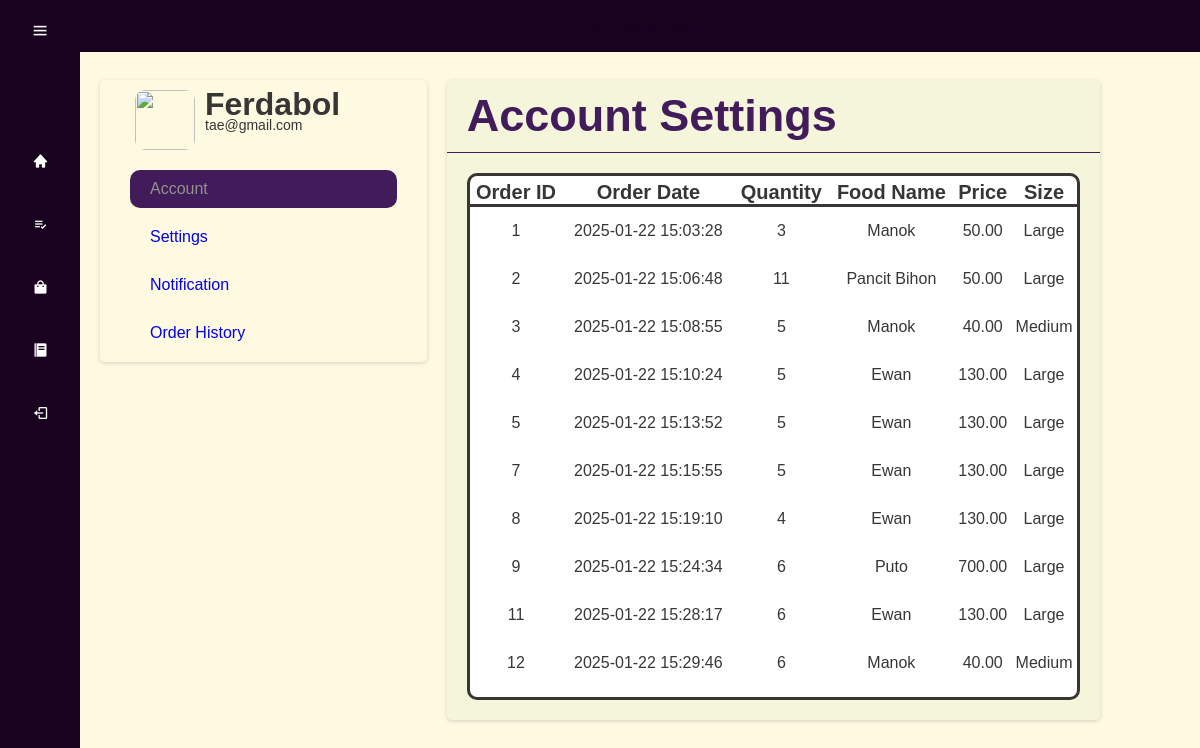
/SAAD/User-Page/orderhistory.php (signed in), run on the app's committed database.
### tables this page shows
CREATE TABLE `orders` (
  `order_id` int(11) NOT NULL,
  `user_id` int(11) NOT NULL,
  `order_date` datetime DEFAULT current_timestamp(),
  `preparation_date` date DEFAULT NULL,
  `total_price` decimal(10,2) DEFAULT NULL,
  `status` varchar(20) DEFAULT 'pending'
);

CREATE TABLE `order_items` (
  `order_item_id` int(11) NOT NULL,
  `order_id` int(11) NOT NULL,
  `pricing_id` int(11) NOT NULL,
  `quantity` int(11) NOT NULL
);

CREATE TABLE `food` (
  `food_id` int(10) NOT NULL,
  `Name` varchar(20) NOT NULL,
  `Description` varchar(50) NOT NULL,
  `Image` varchar(50) NOT NULL,
  `category_id` int(11) DEFAULT NULL
);

CREATE TABLE `food_size_pricing` (
  `pricing_id` int(11) NOT NULL,
  `food_id` int(11) NOT NULL,
  `size_id` int(11) NOT NULL,
  `price` decimal(10,2) NOT NULL
);

CREATE TABLE `size` (
  `size_id` int(11) NOT NULL,
  `size_name` varchar(50) NOT NULL
);

### SAAD/User-Page/orderhistory.php (the view, shortened to what this page needs)
<!DOCTYPE html>
<html lang="en">
<head>
    <link rel="stylesheet" type="text/css" href="css/menu.css">
    <link href='https://unpkg.com/boxicons@2.1.4/css/boxicons.min.css' rel='stylesheet'>
</head>
<body>
    <h3 class="head-t">HUHUHUHUHU</h3>
    <div class="sidebar">
        <div class="top">
            <i class="bx bx-menu" id="btn"></i>
        </div>
        <div class="user">
            <div>
            </div>
        </div>
        <ul>
            <li>
                <a href="#">
                    <i class="bx bxs-home"></i>
                </a>
            </li>
            <li>
                <a href="menu.php">
                    <i class="bx bx-list-check"></i>
                </a>
            </li>
            <li>
                <a href="profile.php">
                    <i class="bx bxs-shopping-bag"></i>
                </a>
            </li>
            <li>
                <a href="#">
                    <i class="bx bxs-food-menu"></i>
                </a>
            </li>
            <li>
                <a href="login.php">
                    <i class="bx bx-log-out"></i>
                </a>
            </li>
        </ul>
    </div>
    <div class="profile-container">
        <div class="profile">
            <div class="profile-header">
                <img class="profile-img" src="sample.jpg">
                <div class="profile-text-container">
                    <h1 class="profile-tile">Ferdabol</h1>
                    <p class="profile-email">tae@gmail.com</p>
                </div>
            </div>
            <div class="account-info">
                <a href="profile.php" class="account-link"><span class="fa solid fa-user account-icon"></span>Account</a>
                <a href="settings.php" class="account-link"><span class="fa solid fa-gear account-icon"></span>Settings</a>
                <a href="#" class="account-link"><span class="fa solid fa-bell account-icon"></span>Notification</a>
                <a href="orderhistory.php" class="account-link"><span class="fa solid fa-user account-icon"></span>Order History</a>
            </div>
        </div>
        <form class="account" method="post">
            <div class="account-header">
                <h1 class="account-title">Account Settings</h1>
            </div>
            <div class="history-container">
                <div class="history-box">
                    <?php
                    include('connection.php');
                    $user_id = $_SESSION['userinfo']['user_id'];
                    $sql = "SELECT o.order_id, o.order_date, oi.quantity, f.Name, fs.price, s.size_name
                            FROM orders o
                            JOIN order_items oi ON o.order_id = oi.order_id
                            JOIN food_size_pricing fs ON oi.pricing_id = fs.pricing_id
                            JOIN food f ON fs.food_id = f.food_id
                            JOIN size s ON fs.size_id = s.size_id
                            WHERE o.user_id = '$user_id'";
                    $result = $conn->query($sql);
                    if ($result->num_rows > 0) {
                        echo '<table class="history-header">';
                        echo '<tr class="h-header">';
                        echo '<th>Order ID</th>';
                        echo '<th>Order Date</th>';
                        echo '<th>Quantity</th>';
                        echo '<th>Food Name</th>';
                        echo '<th>Price</th>';
                        echo '<th>Size</th>';
                        echo '</tr>';
                        while ($row = $result->fetch_assoc()) {
                            echo '<tr>';
                            echo '<td>' . $row['order_id'] . '</td>';
                            echo '<td>' . $row['order_date'] . '</td>';
                            echo '<td>' . $row['quantity'] . '</td>';
                            echo '<td>' . $row['Name'] . '</td>';
                            echo '<td>' . $row['price'] . '</td>';
                            echo '<td>' . $row['size_name'] . '</td>';
                            echo '</tr>';
                        }
                        echo '</table>';
                    } else {
                        echo 'No orders found.';
                    }
                    ?>
                </div>
            </div>
        </form>
    </div>
</body>
</html>

### SAAD/css/menu.css (style rules this page uses)
* { margin: 0; padding: 0; outline: none; box-sizing: border-box; }
body { width: 100%; height: auto; color:rgb(56, 53, 53); background-color: #FEF9E1; font-family: sans-serif; }
p { font-size: 14px; }
.head-t { position: fixed; background-color: #190120; color:#190120; width: 95%; text-align: center; padding: 15px 0px 15px 0px; top: 0; z-index: 1; left: 0; right: 0; margin-left: 80px; }
.sidebar { position: fixed; top: 0; left: 0; height: 100%; width: 80px; background: #190120; padding: 0.4rem 0.8rem; transition: all 0.5s ease; z-index: 2; }
.sidebar #btn { position: absolute; color: white; top: .4rem; left: 50%; font-size: 1.2rem; line-height: 50px; transform: translateX(-50%); cursor: pointer; }
.user { display: flex; align-items: center; margin: 1rem 0; }
.sidebar ul li { position: relative; list-style-type: none; height: 50px; width: 90%; margin: 0.8rem auto; line-height: 50px; }
.sidebar ul li a { color: white; display: flex; align-items: center; text-decoration: none; border-radius: 0.8rem; }
.sidebar ul li a i { min-width: 50px; text-align: center; height: 50px; border-radius: 12px; line-height: 50px; }
.profile-container { display: flex; margin: 80px 100px; }
.profile { flex: 1; margin-right: 10px; box-shadow: rgb(0, 0, 0, 0.16) 0px 1px 4px; border-radius: 5px; background-color: #FEF9E1; height: max-content; }
.profile-header { display: flex; margin-left: 25px; }
.profile-img { width: 60px; height: 60px; border-radius: 10px; margin: 10px; }
.profile-text-container { margin-top: 10px; line-height: 0.9; }
.profile-email { font-size: 14px; }
.account-info { margin: 0 20px; }
.account-link { display: block; text-decoration: none; padding: 10px; margin: 10px; border-radius: 10px; }
.account-link:first-child { color: #919191; background-color: #411b5a; }
.account { flex: 2; margin-left: 10px; background-color: beige; box-shadow: rgb(0, 0, 0, 0.16) 0px 1px 4px; border-radius: 5px; height: max-content; }
.account-header { display: flex; justify-content: space-between; align-items: center; padding: 10px; border-bottom: 1px solid #411b5a; }
.account-title { font-size: 45px; color: #411b5a; font-weight: 500px; margin-left: 10px; }
.history-container { display: flex; justify-content: center; align-items: center; }
.history-box { display: flex; background-color: rgb(255, 255, 255); width: 100%; margin: 20px 20px 20px 20px; border-radius: 10px; border: solid; }
.history-header { width: 100%; height: 100%; margin-top: 5px; border-collapse: collapse; margin-bottom: 10px; padding-bottom: 10px; }
.h-header { border-bottom: solid; margin: 10px 10px; }
.history-header th { font-size: 20px; }
.history-header td { text-align: center; padding-top: 15px; padding-bottom: 15px; }

### data on the page
orders: order_id "1", order_date "2025-01-22 15:03:28", order_items.quantity "3", food.Name "Manok", food_size_pricing.price "50.00", size.size_name "Large"
orders: order_id "2", order_date "2025-01-22 15:06:48", order_items.quantity "11", food.Name "Pancit Bihon", food_size_pricing.price "50.00", size.size_name "Large"
orders: order_id "3", order_date "2025-01-22 15:08:55", order_items.quantity "5", food.Name "Manok", food_size_pricing.price "40.00", size.size_name "Medium"
orders: order_id "4", order_date "2025-01-22 15:10:24", order_items.quantity "5", food.Name "Ewan", food_size_pricing.price "130.00", size.size_name "Large"
orders: order_id "5", order_date "2025-01-22 15:13:52", order_items.quantity "5", food.Name "Ewan", food_size_pricing.price "130.00", size.size_name "Large"
orders: order_id "7", order_date "2025-01-22 15:15:55", order_items.quantity "5", food.Name "Ewan", food_size_pricing.price "130.00", size.size_name "Large"
orders: order_id "8", order_date "2025-01-22 15:19:10", order_items.quantity "4", food.Name "Ewan", food_size_pricing.price "130.00", size.size_name "Large"
orders: order_id "9", order_date "2025-01-22 15:24:34", order_items.quantity "6", food.Name "Puto", food_size_pricing.price "700.00", size.size_name "Large"
orders: order_id "11", order_date "2025-01-22 15:28:17", order_items.quantity "6", food.Name "Ewan", food_size_pricing.price "130.00", size.size_name "Large"
orders: order_id "12", order_date "2025-01-22 15:29:46", order_items.quantity "6", food.Name "Manok", food_size_pricing.price "40.00", size.size_name "Medium"
